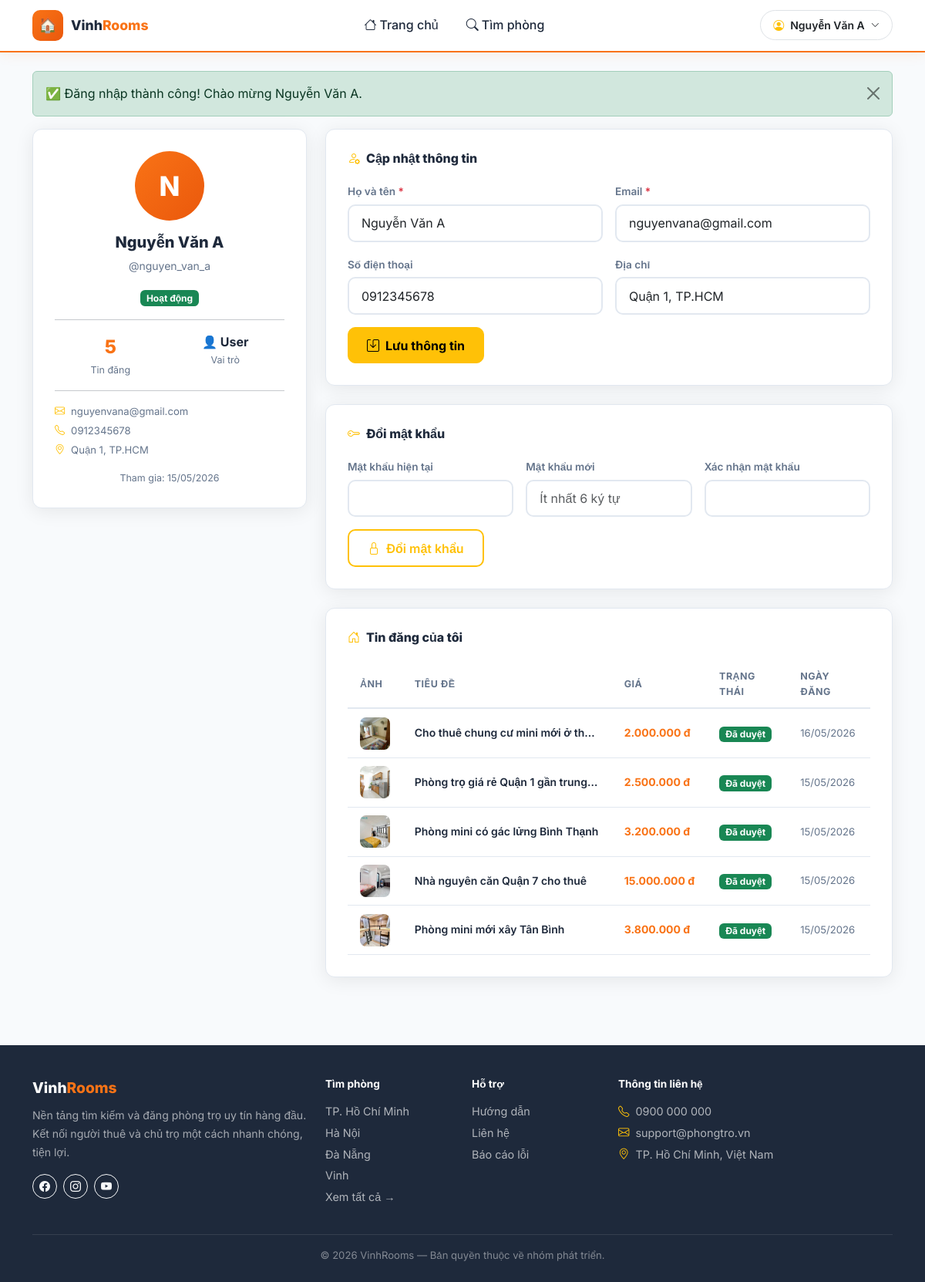
The app's page /profile.php (signed in) with its own data.
### tables this page shows
CREATE TABLE `users` (
  `id` int(10) UNSIGNED NOT NULL,
  `username` varchar(50) NOT NULL,
  `email` varchar(100) NOT NULL,
  `password` varchar(255) NOT NULL,
  `ho_ten` varchar(100) NOT NULL,
  `so_dien_thoai` varchar(15) DEFAULT NULL,
  `dia_chi` varchar(255) DEFAULT NULL,
  `avatar` varchar(255) DEFAULT 'default_avatar.png',
  `role` enum('admin','user') NOT NULL DEFAULT 'user',
  `trang_thai` enum('active','inactive','banned') NOT NULL DEFAULT 'active',
  `created_at` datetime NOT NULL DEFAULT current_timestamp(),
  `updated_at` datetime NOT NULL DEFAULT current_timestamp() ON UPDATE current_timestamp()
);

CREATE TABLE `tin_dang` (
  `id` int(11) UNSIGNED NOT NULL,
  `phong_tro_id` int(10) UNSIGNED NOT NULL,
  `tieu_de` varchar(255) DEFAULT NULL,
  `mo_ta` text DEFAULT NULL,
  `gia` decimal(10,2) DEFAULT NULL,
  `trang_thai` enum('cho_duyet','da_duyet','bi_tu_choi','an') DEFAULT 'cho_duyet',
  `luot_xem` int(11) DEFAULT 0,
  `created_at` datetime DEFAULT NULL,
  `updated_at` datetime DEFAULT NULL
);

CREATE TABLE `phong_tro` (
  `id` int(10) UNSIGNED NOT NULL,
  `user_id` int(10) UNSIGNED NOT NULL,
  `loai_phong_id` int(10) UNSIGNED DEFAULT NULL,
  `khu_vuc_id` int(10) UNSIGNED DEFAULT NULL,
  `gia_goc` decimal(12,0) NOT NULL COMMENT 'VND/tháng',
  `dien_tich` float NOT NULL COMMENT 'm2',
  `dia_chi` varchar(255) NOT NULL,
  `so_phong_ngu` tinyint(3) UNSIGNED DEFAULT 1,
  `so_wc` tinyint(3) UNSIGNED DEFAULT 1,
  `tien_nghi` text DEFAULT NULL COMMENT 'JSON hoặc text mô tả tiện nghi',
  `hinh_anh` varchar(255) DEFAULT NULL COMMENT 'Ảnh đại diện',
  `trang_thai` enum('co_san','da_cho_thue') NOT NULL DEFAULT 'co_san',
  `created_at` datetime NOT NULL DEFAULT current_timestamp(),
  `updated_at` datetime NOT NULL DEFAULT current_timestamp() ON UPDATE current_timestamp()
);

### profile.php (the view, shortened to what the rows shown need)
<?php
require_once __DIR__ . '/includes/functions.php';
$db          = getDB();
$uid         = (int)$_SESSION['user_id'];
$myRooms = $db->query(
    "SELECT td.id, td.tieu_de, td.gia, td.trang_thai, td.created_at, p.hinh_anh
     FROM phong_tro p
     join tin_dang td on td.phong_tro_id = p.id
     WHERE user_id=$uid
     ORDER BY created_at DESC LIMIT 10"
)->fetch_all(MYSQLI_ASSOC);
require_once __DIR__ . '/includes/header.php';
?>
<div class="container py-4">
    <div class="row g-4">
        <div class="col-lg-4">
            <div class="detail-info-card text-center mb-4">
                <div style="width:90px;height:90px;border-radius:50%;background:linear-gradient(135deg,var(--primary),#ea580c);display:flex;align-items:center;justify-content:center;color:#fff;font-size:2.2rem;font-weight:800;margin:0 auto 1rem">
                    <?= strtoupper(mb_substr($currentUser['ho_ten'] ?? 'U', 0, 1)) ?>
                </div>
                <h5 style="font-weight:800"><?= e($currentUser['ho_ten']) ?></h5>
                <p style="color:var(--text-muted);font-size:.875rem">@<?= e($currentUser['username']) ?></p>
                <?= userStatusBadge($currentUser['trang_thai']) ?>
                <hr class="my-3">
                <div class="d-flex justify-content-around text-center">
                    <div>
                    </div>
                    <div>
                    </div>
                </div>
                <hr class="my-3">
                <div style="font-size:.82rem;color:var(--text-muted);text-align:left">
                    <?php if ($currentUser['email']): ?>
                    <div class="mb-1"><i class="bi bi-envelope me-2 text-warning"></i><?= e($currentUser['email']) ?></div>
                    <?php endif; ?>
                    <?php if ($currentUser['so_dien_thoai']): ?>
                    <div class="mb-1"><i class="bi bi-telephone me-2 text-warning"></i><?= e($currentUser['so_dien_thoai']) ?></div>
                    <?php endif; ?>
                    <?php if ($currentUser['dia_chi']): ?>
                    <div><i class="bi bi-geo-alt me-2 text-warning"></i><?= e($currentUser['dia_chi']) ?></div>
                    <?php endif; ?>
                </div>
                <div class="mt-3" style="font-size:.78rem;color:var(--text-muted)">
                    Tham gia: <?= formatDate($currentUser['created_at']) ?>
                </div>
            </div>
        </div>
        <div class="col-lg-8">
            <div class="detail-info-card mb-4">
                <form method="POST">
                    <div class="row g-3">
                        <div class="col-md-6">
                            <label style="font-size:.85rem;font-weight:600;color:var(--text-muted)">Họ và tên <span class="text-danger">*</span></label>
                            <input type="text" name="ho_ten" class="form-control mt-1"
                                   value="<?= e($currentUser['ho_ten']) ?>" required
                                   style="border:2px solid var(--border);border-radius:10px;padding:.65rem 1rem">
                        </div>
                        <div class="col-md-6">
                            <label style="font-size:.85rem;font-weight:600;color:var(--text-muted)">Email <span class="text-danger">*</span></label>
                            <input type="email" name="email" class="form-control mt-1"
                                   value="<?= e($currentUser['email']) ?>" required
                                   style="border:2px solid var(--border);border-radius:10px;padding:.65rem 1rem">
                        </div>
                        <div class="col-md-6">
                            <label style="font-size:.85rem;font-weight:600;color:var(--text-muted)">Số điện thoại</label>
                            <input type="tel" name="so_dien_thoai" class="form-control mt-1"
                                   value="<?= e($currentUser['so_dien_thoai'] ?? '') ?>"
                                   style="border:2px solid var(--border);border-radius:10px;padding:.65rem 1rem">
                        </div>
                        <div class="col-md-6">
                            <label style="font-size:.85rem;font-weight:600;color:var(--text-muted)">Địa chỉ</label>
                            <input type="text" name="dia_chi" class="form-control mt-1"
                                   value="<?= e($currentUser['dia_chi'] ?? '') ?>"
                                   style="border:2px solid var(--border);border-radius:10px;padding:.65rem 1rem">
                        </div>
                    </div>
                </form>
            </div>
            <div class="detail-info-card">
                <?php if (empty($myRooms)): ?>
                    <p class="text-muted text-center py-3">Bạn chưa có tin đăng nào.</p>
                <?php else: ?>
                <div class="table-responsive">
                    <table style="width:100%;border-collapse:collapse">
                        <thead>
                            <tr style="font-size:.78rem;color:var(--text-muted);font-weight:700;text-transform:uppercase;letter-spacing:.04em;border-bottom:2px solid var(--border)">
                                <th style="padding:.65rem 1rem">Ảnh</th>
                                <th style="padding:.65rem 1rem">Tiêu đề</th>
                                <th style="padding:.65rem 1rem">Giá</th>
                                <th style="padding:.65rem 1rem">Trạng thái</th>
                                <th style="padding:.65rem 1rem">Ngày đăng</th>
                            </tr>
                        </thead>
                        <tbody>
                        <?php foreach ($myRooms as $r): ?>
                        <tr style="border-bottom:1px solid var(--border)">
                            <td style="padding:.65rem 1rem">
                                <img src="<?= getImageUrl($r['hinh_anh']) ?>" alt=""
                                     style="width:56px;height:42px;object-fit:cover;border-radius:8px">
                            </td>
                            <td style="padding:.65rem 1rem;font-size:.875rem">
                                <a href="<?= BASE_URL ?>/room-detail.php?id=<?= $r['id'] ?>"
                                   style="font-weight:600;color:var(--secondary);display:block;max-width:240px;white-space:nowrap;overflow:hidden;text-overflow:ellipsis">
                                    <?= e($r['tieu_de']) ?>
                                </a>
                            </td>
                            <td style="padding:.65rem 1rem;font-weight:700;color:var(--primary);white-space:nowrap;font-size:.875rem">
                                <?= formatPrice($r['gia']) ?>
                            </td>
                            <td style="padding:.65rem 1rem"><?= tinDangStatusBadge($r['trang_thai']) ?></td>
                            <td style="padding:.65rem 1rem;font-size:.82rem;color:var(--text-muted);white-space:nowrap">
                                <?= formatDate($r['created_at']) ?>
                            </td>
                        </tr>
                        <?php endforeach; ?>
                        </tbody>
                    </table>
                </div>
                <?php endif; ?>
            </div>
        </div>
    </div>
</div>
<?php require_once __DIR__ . '/includes/footer.php'; ?>

### includes/header.php (shortened to what the rows shown need)
<?php
require_once __DIR__ . '/functions.php';
$currentUser = getCurrentUser();
?>
<!DOCTYPE html>
<html lang="vi">
<head>
    <link rel="stylesheet" href="https://cdn.jsdelivr.net/npm/bootstrap@5.3.3/dist/css/bootstrap.min.css">
    <link rel="stylesheet" href="https://cdn.jsdelivr.net/npm/bootstrap-icons@1.11.3/font/bootstrap-icons.min.css">
    <link rel="stylesheet" href="<?= BASE_URL ?>/assets/css/style.css">
    <link rel="stylesheet" href="<?= BASE_URL ?>/assets/css/my-posts.css">
</head>
<body>
<nav class="navbar-main">
    <div class="container">
        <div class="d-flex align-items-center justify-content-between py-2 w-100">
            <div class="d-flex align-items-center gap-2">
                <?php if (isLoggedIn()): ?>
                    <div class="dropdown">
                        <button class="btn btn-sm d-flex align-items-center gap-2 border rounded-pill px-3 py-2 fw-semibold"
                                style="font-size:.875rem" data-bs-toggle="dropdown">
                            <i class="bi bi-person-circle text-warning"></i>
                            <?= e($currentUser['ho_ten'] ?? $currentUser['username']) ?>
                            <i class="bi bi-chevron-down" style="font-size:.7rem"></i>
                        </button>
                    </div>
                <?php endif; ?>
            </div>
        </div>
    </div>
</nav>

### includes/functions.php (shortened to what the rows shown need)
<?php
function isLoggedIn(): bool {
    return isset($_SESSION['user_id']);
}
function getCurrentUser(): ?array {
    $db  = getDB();
    $id  = (int)$_SESSION['user_id'];
    $res = $db->query("SELECT * FROM users WHERE id = $id LIMIT 1");
    return $res ? $res->fetch_assoc() : null;
}
function formatPrice(float $price): string {
    return number_format($price, 0, ',', '.') . ' đ';
}
function formatDate(string $date): string {
    return date('d/m/Y', strtotime($date));
}
function e(string $str): string {
    return htmlspecialchars($str, ENT_QUOTES, 'UTF-8');
}
function getImageUrl(?string $filename): string {
    if ($filename[0] === '/') {
        $physicalPath = __DIR__ . '/..' . $filename;
        if (file_exists($physicalPath)) {
            return BASE_URL . $filename;
        }
        return BASE_URL . '/assets/images/no-image.svg';
    }
    if (file_exists(UPLOAD_DIR . $filename)) {
        return UPLOAD_URL . $filename;
    }
    return BASE_URL . '/assets/images/no-image.svg';
}
function tinDangStatusBadge(string $status): string {
    $map = [
        'cho_duyet'  => ['warning',   'Chờ duyệt'],
        'da_duyet'   => ['success',   'Đã duyệt'],
        'bi_tu_choi' => ['danger',    'Bị từ chối'],
        'an'         => ['secondary', 'Đã ẩn'],
    ];
    [$color, $label] = $map[$status] ?? ['light', $status];
    return "<span class=\"badge bg-{$color}\">{$label}</span>";
}
function userStatusBadge(string $status): string {
    $map = [
        'active'   => ['success', 'Hoạt động'],
        'inactive' => ['warning', 'Chưa kích hoạt'],
        'banned'   => ['danger',  'Bị khóa'],
    ];
    [$color, $label] = $map[$status] ?? ['light', $status];
    return "<span class=\"badge bg-{$color}\">{$label}</span>";
}

### records on screen
users: ho_ten "Nguyễn Văn A", ho_ten "N", username "nguyen_van_a", email "nguyenvana@gmail.com", so_dien_thoai "0912345678", dia_chi "Quận 1, TP.HCM", created_at "15/05/2026"
tin_dang: phong_tro.hinh_anh (picture), tieu_de "Cho thuê chung cư mini mới ở th…", gia "2.000.000 đ", created_at "16/05/2026"
tin_dang: phong_tro.hinh_anh (picture), tieu_de "Phòng trọ giá rẻ Quận 1 gần trung…", gia "2.500.000 đ", created_at "15/05/2026"
tin_dang: phong_tro.hinh_anh (picture), $r['id'] 2 (drawn), tieu_de "Phòng mini có gác lửng Bình Thạnh", gia "3.200.000 đ", created_at "15/05/2026"
tin_dang: phong_tro.hinh_anh (picture), tieu_de "Nhà nguyên căn Quận 7 cho thuê", gia "15.000.000 đ", created_at "15/05/2026"
tin_dang: phong_tro.hinh_anh (picture), tieu_de "Phòng mini mới xây Tân Bình", gia "3.800.000 đ", created_at "15/05/2026"

### other values on screen
$icon "✅"
$msg "Đăng nhập thành công! Chào mừng Nguyễn Văn A."
$label "Hoạt động"
count($myRooms) "5"
